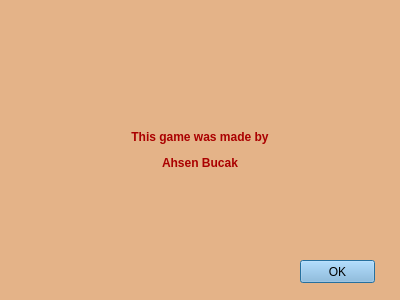
<?xml version="1.0" encoding="UTF-8"?>
<ui version="4.0">
 <class>Dialog</class>
 <widget class="QDialog" name="Dialog">
  <property name="geometry">
   <rect>
    <x>0</x>
    <y>0</y>
    <width>400</width>
    <height>300</height>
   </rect>
  </property>
  <property name="minimumSize">
   <size>
    <width>400</width>
    <height>300</height>
   </size>
  </property>
  <property name="maximumSize">
   <size>
    <width>400</width>
    <height>300</height>
   </size>
  </property>
  <property name="windowTitle">
   <string>Dialog</string>
  </property>
  <widget class="QLabel" name="background">
   <property name="geometry">
    <rect>
     <x>0</x>
     <y>0</y>
     <width>400</width>
     <height>300</height>
    </rect>
   </property>
   <property name="minimumSize">
    <size>
     <width>400</width>
     <height>300</height>
    </size>
   </property>
   <property name="maximumSize">
    <size>
     <width>400</width>
     <height>300</height>
    </size>
   </property>
   <property name="styleSheet">
    <string notr="true">background-color:rgb(228,179,136);
color:rgb(170,0,0);</string>
   </property>
   <property name="text">
    <string>&lt;html&gt;&lt;head/&gt;&lt;body&gt;&lt;p align=&quot;center&quot;&gt;&lt;span style=&quot; font-weight:600;&quot;&gt;This game was made by&lt;/span&gt;&lt;/p&gt;&lt;p align=&quot;center&quot;&gt;&lt;span style=&quot; font-weight:600;&quot;&gt;Ahsen Bucak&lt;/span&gt;&lt;/p&gt;&lt;/body&gt;&lt;/html&gt;</string>
   </property>
   <property name="alignment">
    <set>Qt::AlignCenter</set>
   </property>
  </widget>
  <widget class="QLabel" name="logo">
   <property name="geometry">
    <rect>
     <x>150</x>
     <y>40</y>
     <width>101</width>
     <height>51</height>
    </rect>
   </property>
   <property name="styleSheet">
    <string notr="true">image:url(:/logo/logo2.jpeg);</string>
   </property>
   <property name="text">
    <string/>
   </property>
  </widget>
  <widget class="QPushButton" name="ok_button">
   <property name="geometry">
    <rect>
     <x>300</x>
     <y>260</y>
     <width>75</width>
     <height>23</height>
    </rect>
   </property>
   <property name="styleSheet">
    <string notr="true">QPushButton{
       background-color:rgb(135,185,225);

}
QPushButton::hover{
       background-color:rgb(5,119,161);
}
QPushButton::pressed{
       background-color:rgb(36,83,109);
       padding-left:5px;
       padding-top:5px;
       color: rgb(255, 255, 255);
 }</string>
   </property>
   <property name="text">
    <string>OK</string>
   </property>
  </widget>
 </widget>
 <resources>
  <include location="logo.qrc"/>
 </resources>
 <connections/>
</ui>
